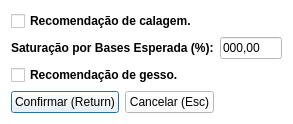
<?xml version="1.0" encoding="UTF-8"?>
<ui version="4.0">
 <class>limestone_plaster_soy</class>
 <widget class="QDialog" name="limestone_plaster_soy">
  <property name="geometry">
   <rect>
    <x>0</x>
    <y>0</y>
    <width>293</width>
    <height>114</height>
   </rect>
  </property>
  <property name="windowTitle">
   <string>Recomendação de calcário e gesso</string>
  </property>
  <property name="styleSheet">
   <string notr="true">background-color: rgb(255, 255, 255);</string>
  </property>
  <layout class="QGridLayout" name="gridLayout">
   <item row="0" column="0" colspan="3">
    <widget class="QCheckBox" name="ckb_limestone_recommendation">
     <property name="font">
      <font>
       <weight>75</weight>
       <bold>true</bold>
      </font>
     </property>
     <property name="cursor">
      <cursorShape>PointingHandCursor</cursorShape>
     </property>
     <property name="text">
      <string>Recomendação de calagem.</string>
     </property>
    </widget>
   </item>
   <item row="1" column="0" colspan="2">
    <widget class="QLabel" name="lbl_V">
     <property name="font">
      <font>
       <weight>75</weight>
       <bold>true</bold>
      </font>
     </property>
     <property name="text">
      <string>Saturação por Bases Esperada (%):</string>
     </property>
    </widget>
   </item>
   <item row="1" column="2">
    <widget class="QLineEdit" name="edt_V">
     <property name="text">
      <string>000,00</string>
     </property>
    </widget>
   </item>
   <item row="3" column="0">
    <widget class="QPushButton" name="btn_confirm">
     <property name="cursor">
      <cursorShape>PointingHandCursor</cursorShape>
     </property>
     <property name="text">
      <string>Confirmar (Return)</string>
     </property>
     <property name="icon">
      <iconset resource="icones.qrc">
       <normaloff>:/buttons/images/button/Save-Update.png</normaloff>:/buttons/images/button/Save-Update.png</iconset>
     </property>
     <property name="shortcut">
      <string>Return</string>
     </property>
    </widget>
   </item>
   <item row="3" column="1">
    <widget class="QPushButton" name="btn_cancel">
     <property name="cursor">
      <cursorShape>PointingHandCursor</cursorShape>
     </property>
     <property name="text">
      <string>Cancelar (Esc)</string>
     </property>
     <property name="icon">
      <iconset resource="icones.qrc">
       <normaloff>:/buttons/images/button/exit.png</normaloff>:/buttons/images/button/exit.png</iconset>
     </property>
     <property name="shortcut">
      <string>Esc</string>
     </property>
     <property name="autoDefault">
      <bool>true</bool>
     </property>
    </widget>
   </item>
   <item row="2" column="0" colspan="3">
    <widget class="QCheckBox" name="ckb_plaster_recommendation">
     <property name="font">
      <font>
       <weight>75</weight>
       <bold>true</bold>
      </font>
     </property>
     <property name="cursor">
      <cursorShape>PointingHandCursor</cursorShape>
     </property>
     <property name="text">
      <string>Recomendação de gesso.</string>
     </property>
    </widget>
   </item>
  </layout>
 </widget>
 <tabstops>
  <tabstop>ckb_limestone_recommendation</tabstop>
  <tabstop>edt_V</tabstop>
  <tabstop>ckb_plaster_recommendation</tabstop>
  <tabstop>btn_confirm</tabstop>
  <tabstop>btn_cancel</tabstop>
 </tabstops>
 <resources>
  <include location="icones.qrc"/>
 </resources>
 <connections/>
</ui>
